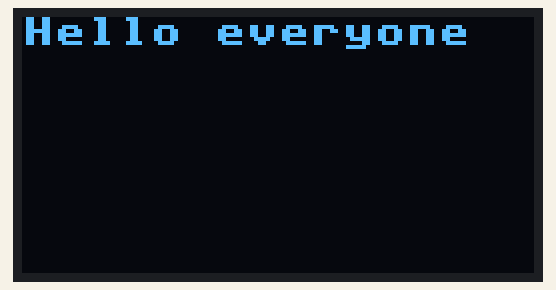
Recording of a program running on a simulated Raspberry Pi Pico running MicroPython. Shown: 128×64 one-colour display. Library files of the repository ran but are not shown: ssd1306.py. At 4.1 s the program stops and its outputs stay as they are.

Above: at 0.1 s.
At 2.1 s:
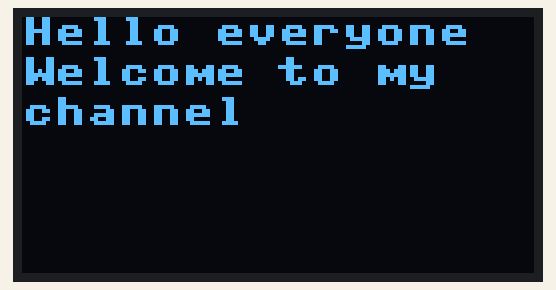
At 4.2 s:
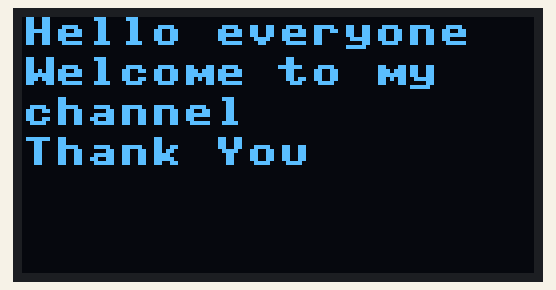

The program:

main.py
```python
import machine
import ssd1306
import time

oled = ssd1306.SSD1306_I2C(128, 64, machine.I2C(0))

oled.text("Hello everyone", 0, 0)
oled.show()
time.sleep(2)
oled.text("Welcome to my", 0, 10)
oled.text("channel", 0, 20)
oled.show()
time.sleep(2)
oled.text("Thank You", 0, 30)
oled.show()
```

Measured:
- what the display in image 1 shows lasts 2.0 s, from 2.1 s to 4.1 s
